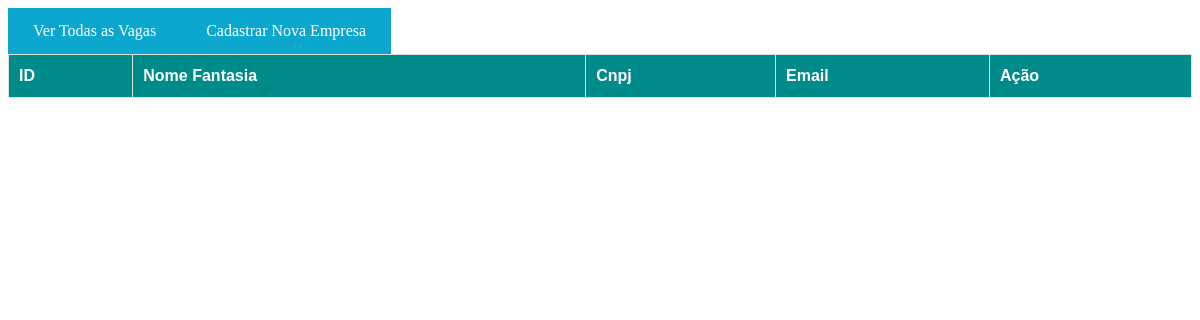
The page /listEmpresa/ on the database as committed earlier.
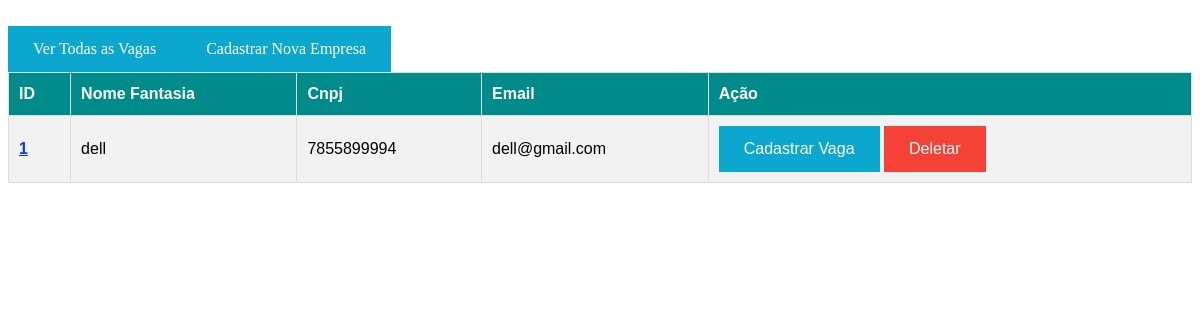
The same page on the database as committed later.
### core/models.py (models this page shows, shortened)
class Empresa(models.Model):
    nome_fantasia = models.CharField('nome_empresa', null=False, max_length=50)
    cnpj = models.CharField('cnpj', null=False, max_length=14)
    email = models.EmailField('email', null=False)

### core/views.py (the view)
# urls.py: path('listEmpresa/',EmpresaList.as_view(), name= 'empresa_list'),
class EmpresaList(ListView):
    model = Empresa
    queryset = Empresa.objects.all()

### core/templates/core/empresa_list.html (shortened to what this page needs)
<!DOCTYPE html>
<html lang="en">
<head>
</head>
<body>
    <table id="customers">
        <tr>
        <th>ID</th>
        <th>Nome Fantasia</th>
        <th>Cnpj</th>
        <th>Email</th>
        <th>Ação</th>
        </tr>
    {% for empresa in object_list %}
        <tr>
            <td>
                <b><a class="two" href="{% url 'empresa_update' empresa.id %}" target="_blank">{{empresa.id}}</a></b>
            </td>
        <td>{{empresa.nome_fantasia}} </td>
        <td> {{empresa.cnpj}} </td>
        <td> {{empresa.email}}</td>
        <td>
            <a class="four" href="/createVaga/"  target="_blank">Cadastrar Vaga</a>
            <a class="one" href="{% url 'empresa_delete' empresa.id %}" target="_blank">Deletar</a>
        </td>
        </tr><br>
    {% endfor %}
    <a class="three" href="/listVaga/" target="_blank">Ver Todas as Vagas</a>
    <a class="three" href="/createEmpresa/" target="_blank">Cadastrar Nova Empresa</a>
</body>
</html>

Rows that differ between the two databases and show on the page:
added Empresa: id "1", nome_fantasia "dell", cnpj "7855899994", email "dell@gmail.com"
